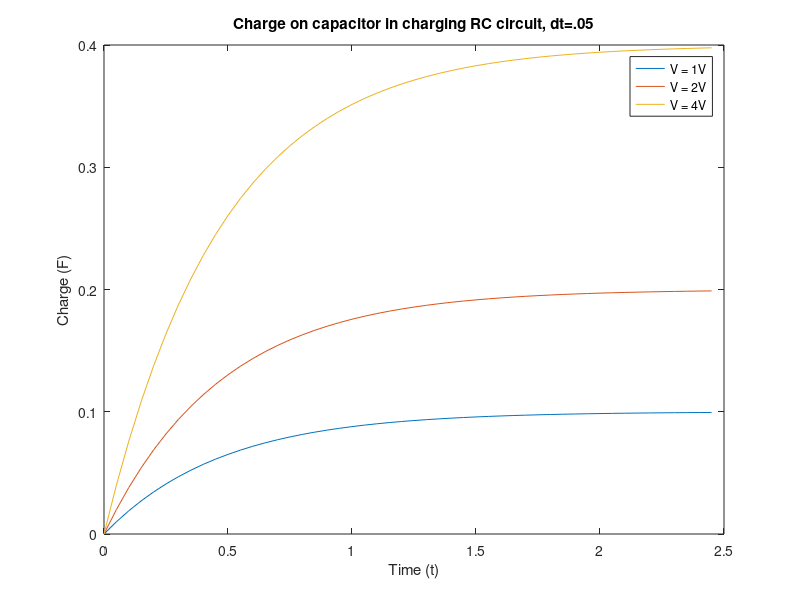
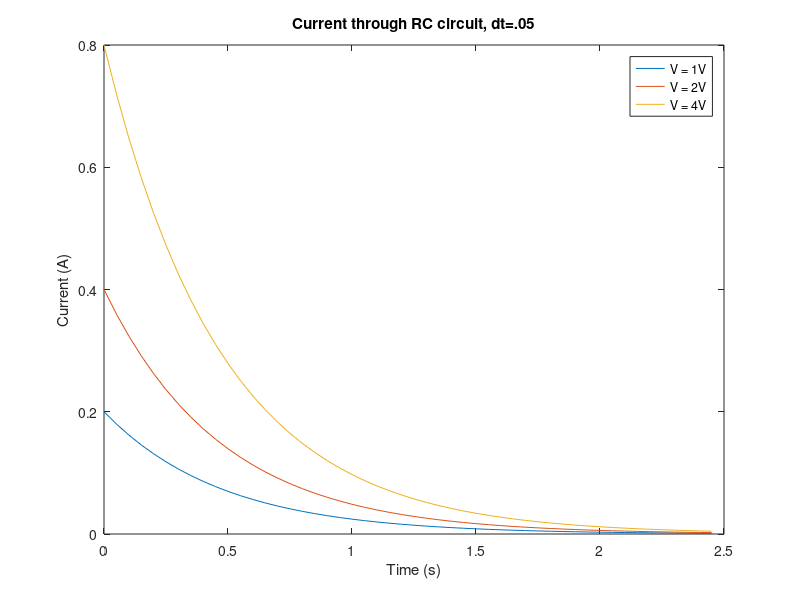

These charts were generated, in order, by the following MATLAB code:
clear all;
close all;


%Charging a capacitor
Qo = 0;
%R = [2.5, 5, 10];
R = 5;
%C = [0.05, 0.1, 0.2];
C = 0.1;
V = [1,2,4];

tstart = 0;
tend = 2.5;
dt = 0.05;
n = (tend - tstart)/dt;

Q = zeros(n,3);
I = zeros(n,3);
time = zeros(n,3);

for k=1:3

Q(1, k) = Qo;
I(1, k) = V(k)/R;
%Euler method:
for step=1:n-1
    
    Q(step+1,k) = Q(step,k) - ((Q(step,k)-(V(k)*C))/(R*C))*dt;
    I(step+1,k) = I(step,k) - (I(step,k)/(R*C))*dt;
    time(step+1,k) = time(step,k)+ dt;
end

%Q_analytical = C*V*(1-exp(-time./(R.*C)));
%I_analytical = (V/R)*(exp(-time./(R.*C)));

end

figure;
plot(time, Q);%, time, Q_analytical, 'r');
title('Charge on capacitor in charging RC circuit, dt=.05');
xlabel('Time (t)');
ylabel('Charge (F)');
% legend('R=2.5 ohm', 'R=5 ohm', 'R=10 ohm');
%legend('C=0.05 F', 'C=0.1 F', 'C=0.2 F'); 
legend('V = 1V','V = 2V', 'V = 4V');
% legend('Computational', 'Analytical');
% hold on;

figure;
plot(time, I);%, time, I_analytical, 'r');
title('Current through RC circuit, dt=.05');
xlabel('Time (s)');
ylabel('Current (A)');
%legend('R=2.5 ohm', 'R=5 ohm', 'R=10 ohm');
%legend('C=0.05 F', 'C=0.1 F', 'C=0.2 F'); 
legend('V = 1V','V = 2V', 'V = 4V');
% legend('Computational', 'Analytical');
% hold on;
